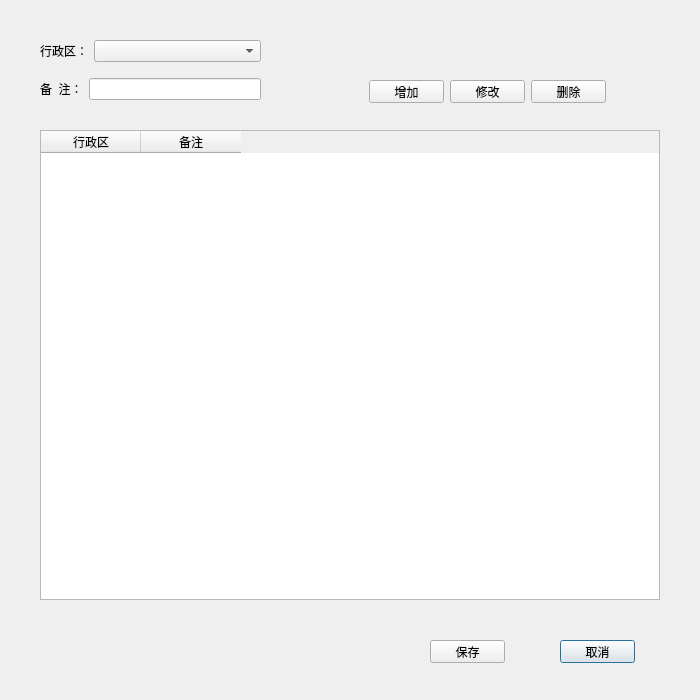
<?xml version="1.0" encoding="UTF-8"?>
<ui version="4.0">
 <class>BatchAdminDialog</class>
 <widget class="QDialog" name="BatchAdminDialog">
  <property name="geometry">
   <rect>
    <x>0</x>
    <y>0</y>
    <width>700</width>
    <height>700</height>
   </rect>
  </property>
  <property name="minimumSize">
   <size>
    <width>700</width>
    <height>700</height>
   </size>
  </property>
  <property name="maximumSize">
   <size>
    <width>700</width>
    <height>700</height>
   </size>
  </property>
  <property name="windowTitle">
   <string>批量添加行政区</string>
  </property>
  <widget class="QTableWidget" name="adminTableWidget">
   <property name="geometry">
    <rect>
     <x>40</x>
     <y>130</y>
     <width>620</width>
     <height>470</height>
    </rect>
   </property>
   <column>
    <property name="text">
     <string>行政区</string>
    </property>
   </column>
   <column>
    <property name="text">
     <string>备注</string>
    </property>
   </column>
  </widget>
  <widget class="QPushButton" name="ptnClose">
   <property name="geometry">
    <rect>
     <x>560</x>
     <y>640</y>
     <width>75</width>
     <height>23</height>
    </rect>
   </property>
   <property name="text">
    <string>取消</string>
   </property>
  </widget>
  <widget class="QPushButton" name="ptnSave">
   <property name="geometry">
    <rect>
     <x>430</x>
     <y>640</y>
     <width>75</width>
     <height>23</height>
    </rect>
   </property>
   <property name="text">
    <string>保存</string>
   </property>
  </widget>
  <widget class="QPushButton" name="ptnAdd">
   <property name="geometry">
    <rect>
     <x>369</x>
     <y>80</y>
     <width>75</width>
     <height>23</height>
    </rect>
   </property>
   <property name="text">
    <string>增加</string>
   </property>
  </widget>
  <widget class="QPushButton" name="ptnDelete">
   <property name="geometry">
    <rect>
     <x>531</x>
     <y>80</y>
     <width>75</width>
     <height>23</height>
    </rect>
   </property>
   <property name="text">
    <string>删除</string>
   </property>
  </widget>
  <widget class="QPushButton" name="ptnModify">
   <property name="geometry">
    <rect>
     <x>450</x>
     <y>80</y>
     <width>75</width>
     <height>23</height>
    </rect>
   </property>
   <property name="text">
    <string>修改</string>
   </property>
  </widget>
  <widget class="QWidget" name="layoutWidget">
   <property name="geometry">
    <rect>
     <x>40</x>
     <y>30</y>
     <width>221</width>
     <height>81</height>
    </rect>
   </property>
   <layout class="QVBoxLayout" name="verticalLayout">
    <item>
     <layout class="QHBoxLayout" name="horizontalLayout_2" stretch="1,5">
      <item>
       <widget class="QLabel" name="label_5">
        <property name="text">
         <string>行政区：</string>
        </property>
       </widget>
      </item>
      <item>
       <widget class="QComboBox" name="cbxAdmin"/>
      </item>
     </layout>
    </item>
    <item>
     <layout class="QHBoxLayout" name="horizontalLayout">
      <item>
       <widget class="QLabel" name="label_6">
        <property name="text">
         <string>备  注：</string>
        </property>
       </widget>
      </item>
      <item>
       <widget class="QLineEdit" name="edtComments"/>
      </item>
     </layout>
    </item>
   </layout>
  </widget>
  <zorder>layoutWidget</zorder>
  <zorder>ptnClose</zorder>
  <zorder>ptnSave</zorder>
  <zorder>ptnAdd</zorder>
  <zorder>ptnDelete</zorder>
  <zorder>ptnModify</zorder>
  <zorder>adminTableWidget</zorder>
 </widget>
 <resources/>
 <connections/>
</ui>
